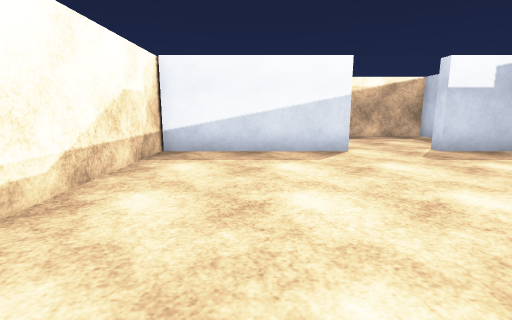
[1] (above)

22 first-person views from a walk through a Unity game level. The camera is 1.3 m above the floor, tilts 10° down and sees 85° across. The floor is counted in squares, 1 m on a side. Each view is taken from the middle of a square. On the plan, view 1 faces up. The plan holds only what a view shows up to about 13 squares ahead; the rest is blank. Surface patterns are stand-ins for the level's own textures.

[2]
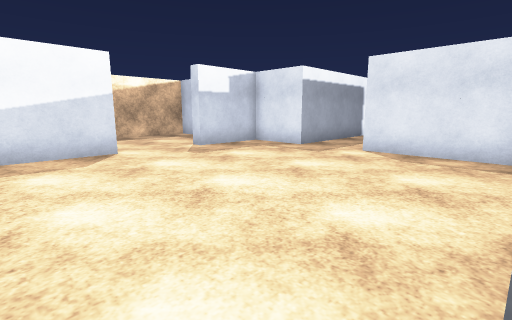

[3]
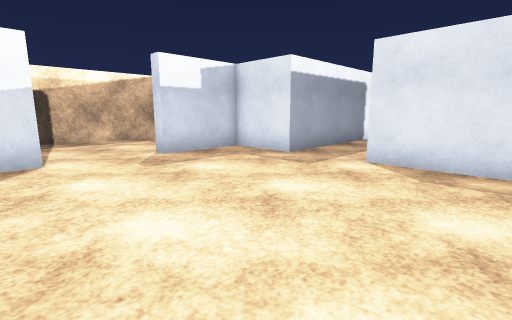

[4]
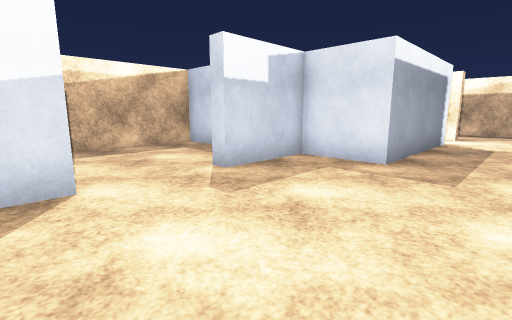

[5]
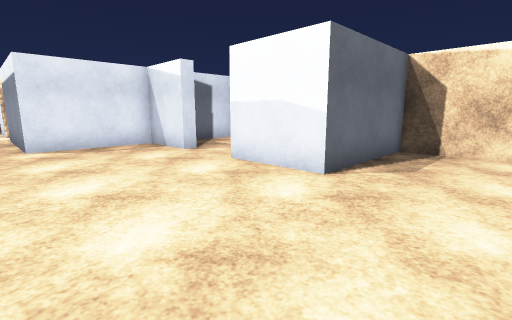

[6]
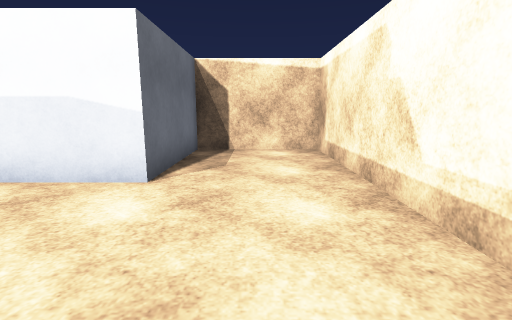

[7]
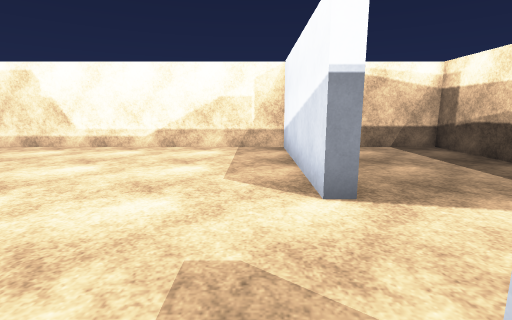

[8]
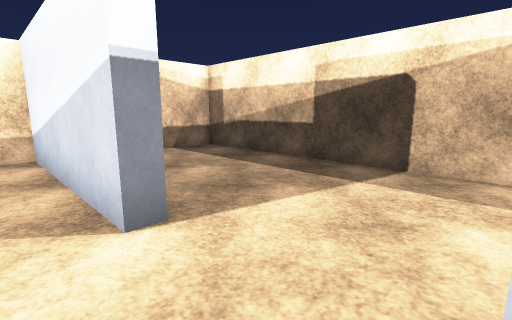

[9]
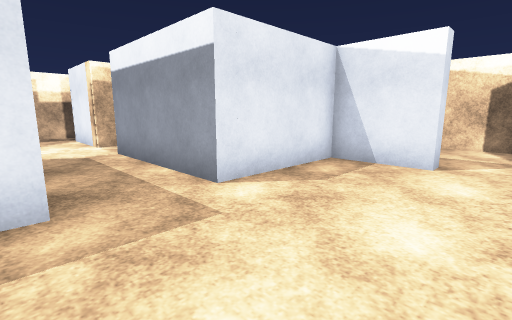

[10]
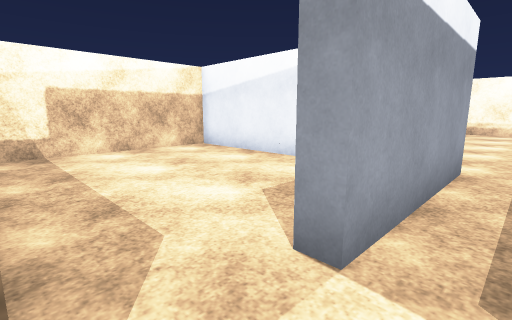

[11]
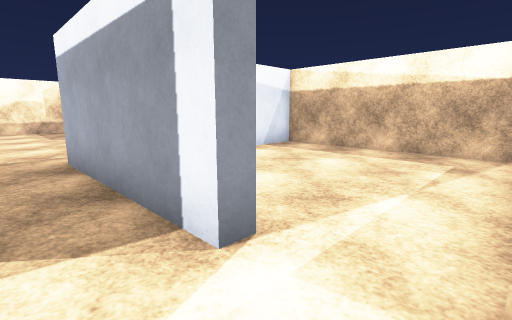

[12]
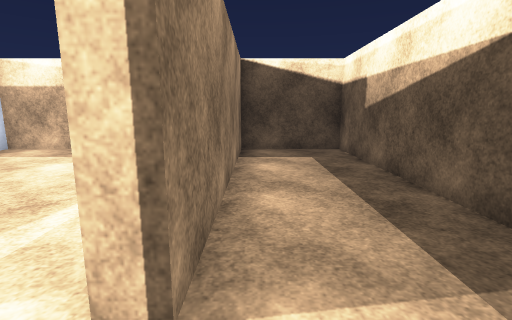

[13]
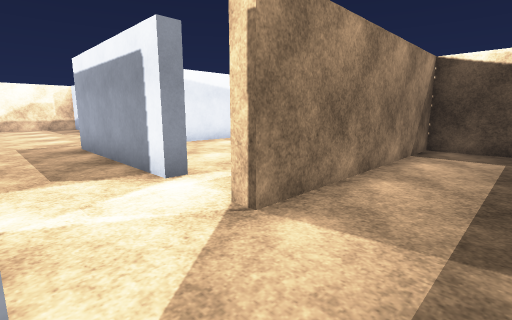

[14]
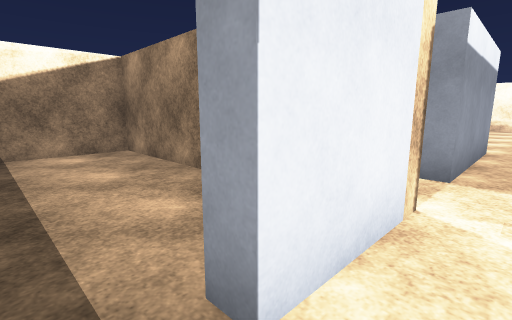

[15]
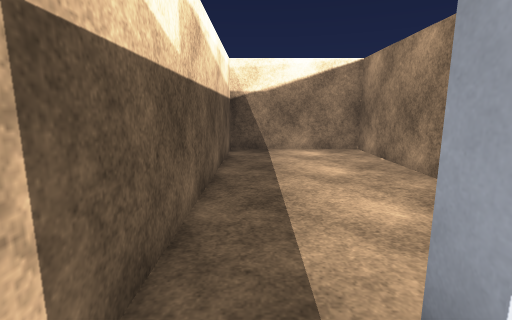

[16]
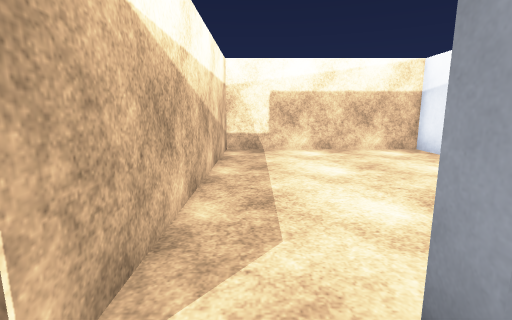

[17]
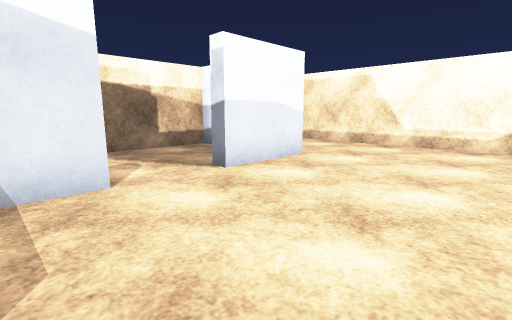

[18]
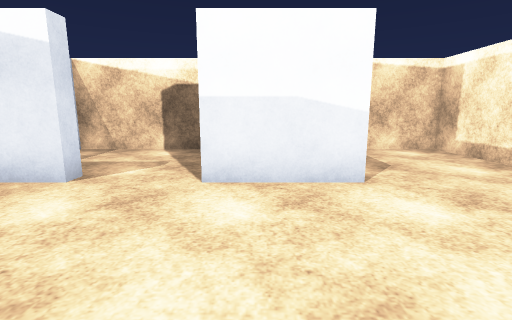

[19]
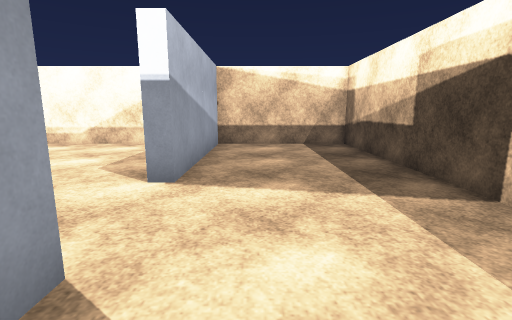

[20]
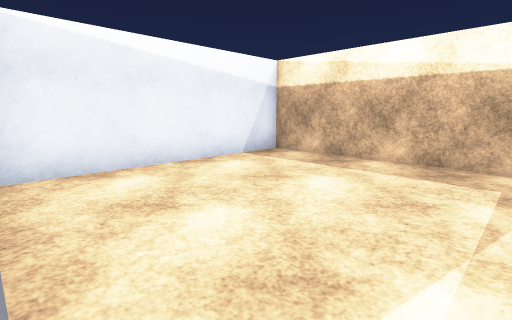

[21]
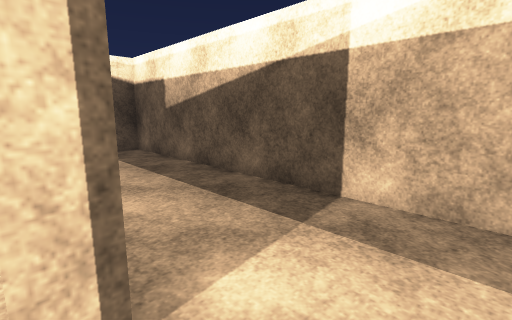

[22]
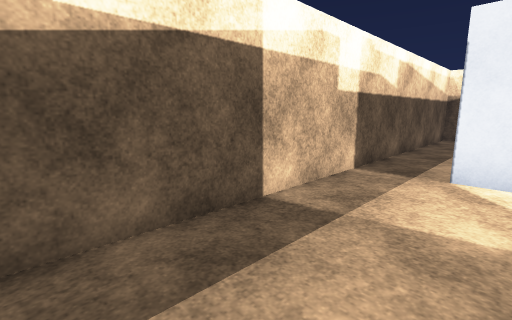

### Floor plan
Points are (right, up) in squares from view 1. A wall is a line through its corners. A room is listed if a view was taken in it or the views show most of it. See-through windows are left out.
Room 1 (views 1, 2, 3, 4, 5, 6, 7, 8, 9, 10, 11, 16, 17, 18, 19, 20, 21)
walls: (6.5, -0.6) (6.5, 0) (9, 0) (9, 4) (14, 4) (14, 3.5); (-3.1, 9.4) (-3.1, -4.5) (1, -4.5) (1, 0) (4, 0) (4, -0.5); (8.5, 12.9) (8.5, 14.5) (-3.1, 14.5) (-3.1, 9.5) (3, 9.5) (3, 9) (-3, 9); (15, 7.1) (15, 6.5) (9, 6.5) (9, 9) (6, 9) (6, 9.5) (6.5, 9.5); (16, 4) (17.5, 4); (17.5, 6.5) (17, 6.5) (17, 6.9)
ways out: opening at (17, 5.5) to room 2; opening at (16, 7) to room 4; opening at (15, 4) to room 5; opening at (5.5, 0) to room 6
Room 2 (views 12, 14, 15, 22)
walls: (20.9, 4.5) (20.9, 14.5) (17.5, 14.5) (17.5, 6.5); (17.5, 4) (19, 4)
ways out: opening at (17, 5.5) to room 1; opening at (20, 4) to room 3
Room 3 (view 13)
walls: (16.5, -0.1) (16.5, -4.5) (20.9, -4.5) (20.9, 4.5); (19, 4) (19, 3.5)
ways out: opening at (20, 4) to room 2
Room 4 (no view inside)
walls: (16.8, 14.5) (9.5, 14.5) (9.5, 7.2)
ways out: opening at (16, 7) to room 1
Room 5 (no view inside)
walls: (9.5, 0.2) (9.5, -4.5) (16, -4.5) (16, 4)
ways out: opening at (15, 4) to room 1
Room 6 (no view inside)
walls: (1.5, -3.9) (1.5, -4.5) (9, -4.5); (9, -2.8) (9, -2.1)
ways out: opening at (5.5, 0) to room 1

Positions as (right, up) in squares from view 1, and headings:
1: (0, 0), facing up
2: (0, 0), facing up-right
3: (2, 1), facing up-right
4: (2, 4), facing up-right
5: (-2, 5), facing down-right
6: (-1, 5), facing down
7: (7, 8), facing left
8: (6, 8), facing up-left
9: (5, 7), facing down-right
10: (16, 5), facing down-left
11: (17, 5), facing up-left
12: (18, 5), facing up
13: (20, 4), facing up-left
14: (20, 5), facing down-left
15: (20, 5), facing down
16: (15, 5), facing down
17: (8, 5), facing down-left
18: (3, 5), facing down
19: (8, 11), facing left
20: (16, 7), facing up-left
21: (17, 5), facing up-right
22: (18, 10), facing down-right
